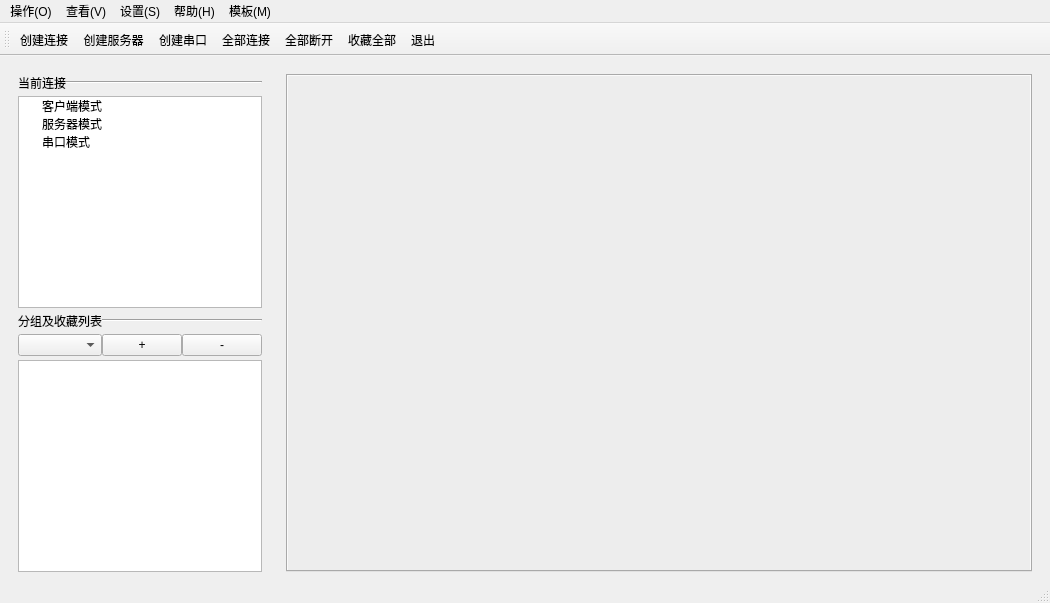
<?xml version="1.0" encoding="UTF-8"?>
<ui version="4.0">
 <class>MainWindow</class>
 <widget class="QMainWindow" name="MainWindow">
  <property name="geometry">
   <rect>
    <x>0</x>
    <y>0</y>
    <width>1050</width>
    <height>603</height>
   </rect>
  </property>
  <property name="minimumSize">
   <size>
    <width>1050</width>
    <height>603</height>
   </size>
  </property>
  <property name="windowTitle">
   <string>NetWork</string>
  </property>
  <property name="windowIcon">
   <iconset resource="Resources.qrc">
    <normaloff>:/new/prefix1/icon/title.png</normaloff>:/new/prefix1/icon/title.png</iconset>
  </property>
  <widget class="QWidget" name="centralwidget">
   <property name="minimumSize">
    <size>
     <width>830</width>
     <height>0</height>
    </size>
   </property>
   <property name="layoutDirection">
    <enum>Qt::LeftToRight</enum>
   </property>
   <layout class="QGridLayout" name="gridLayout" rowstretch="1" columnstretch="1,3">
    <property name="sizeConstraint">
     <enum>QLayout::SetDefaultConstraint</enum>
    </property>
    <property name="bottomMargin">
     <number>0</number>
    </property>
    <item row="0" column="0">
     <widget class="QWidget" name="widget" native="true">
      <property name="sizePolicy">
       <sizepolicy hsizetype="Preferred" vsizetype="Preferred">
        <horstretch>0</horstretch>
        <verstretch>0</verstretch>
       </sizepolicy>
      </property>
      <layout class="QGridLayout" name="gridLayout_2" columnstretch="0,0,0,0">
       <property name="sizeConstraint">
        <enum>QLayout::SetDefaultConstraint</enum>
       </property>
       <property name="horizontalSpacing">
        <number>0</number>
       </property>
       <property name="verticalSpacing">
        <number>4</number>
       </property>
       <item row="0" column="0">
        <widget class="QLabel" name="label_2">
         <property name="text">
          <string>当前连接</string>
         </property>
        </widget>
       </item>
       <item row="3" column="3">
        <widget class="QPushButton" name="pushButton_2">
         <property name="text">
          <string>-</string>
         </property>
        </widget>
       </item>
       <item row="2" column="0" colspan="2">
        <widget class="QLabel" name="label">
         <property name="text">
          <string>分组及收藏列表</string>
         </property>
        </widget>
       </item>
       <item row="3" column="2">
        <widget class="QPushButton" name="pushButton">
         <property name="text">
          <string>+</string>
         </property>
        </widget>
       </item>
       <item row="3" column="0" colspan="2">
        <widget class="QComboBox" name="comboBox"/>
       </item>
       <item row="1" column="0" colspan="4">
        <widget class="QTreeWidget" name="treeWidget">
         <attribute name="headerVisible">
          <bool>false</bool>
         </attribute>
         <column>
          <property name="text">
           <string>1</string>
          </property>
         </column>
         <item>
          <property name="text">
           <string>客户端模式</string>
          </property>
          <property name="icon">
           <iconset resource="Resources.qrc">
            <normaloff>:/new/prefix1/icon/clientmodel.png</normaloff>:/new/prefix1/icon/clientmodel.png</iconset>
          </property>
         </item>
         <item>
          <property name="text">
           <string>服务器模式</string>
          </property>
          <property name="icon">
           <iconset resource="Resources.qrc">
            <normaloff>:/new/prefix1/icon/servermodel.png</normaloff>:/new/prefix1/icon/servermodel.png</iconset>
          </property>
         </item>
         <item>
          <property name="text">
           <string>串口模式</string>
          </property>
          <property name="icon">
           <iconset resource="Resources.qrc">
            <normaloff>:/new/prefix1/icon/chuankoumodel.png</normaloff>:/new/prefix1/icon/chuankoumodel.png</iconset>
          </property>
         </item>
        </widget>
       </item>
       <item row="2" column="2" colspan="2">
        <widget class="Line" name="line_2">
         <property name="orientation">
          <enum>Qt::Horizontal</enum>
         </property>
        </widget>
       </item>
       <item row="0" column="1" colspan="3">
        <widget class="Line" name="line">
         <property name="orientation">
          <enum>Qt::Horizontal</enum>
         </property>
        </widget>
       </item>
       <item row="4" column="0" colspan="4">
        <widget class="QTreeWidget" name="treeWidget_2">
         <property name="sizePolicy">
          <sizepolicy hsizetype="Expanding" vsizetype="Expanding">
           <horstretch>0</horstretch>
           <verstretch>0</verstretch>
          </sizepolicy>
         </property>
         <property name="contextMenuPolicy">
          <enum>Qt::CustomContextMenu</enum>
         </property>
         <property name="autoScrollMargin">
          <number>16</number>
         </property>
         <attribute name="headerVisible">
          <bool>false</bool>
         </attribute>
         <column>
          <property name="text">
           <string notr="true">1</string>
          </property>
         </column>
        </widget>
       </item>
      </layout>
     </widget>
    </item>
    <item row="0" column="1">
     <widget class="QWidget" name="widget_2" native="true">
      <layout class="QGridLayout" name="gridLayout_3">
       <item row="0" column="0">
        <widget class="QTabWidget" name="tabWidget">
         <property name="styleSheet">
          <string notr="true">background-color: rgb(237, 237, 237);</string>
         </property>
         <property name="currentIndex">
          <number>-1</number>
         </property>
         <property name="tabsClosable">
          <bool>true</bool>
         </property>
         <property name="movable">
          <bool>true</bool>
         </property>
        </widget>
       </item>
      </layout>
     </widget>
    </item>
   </layout>
  </widget>
  <widget class="QMenuBar" name="menubar">
   <property name="geometry">
    <rect>
     <x>0</x>
     <y>0</y>
     <width>1050</width>
     <height>17</height>
    </rect>
   </property>
   <widget class="QMenu" name="menu_O">
    <property name="title">
     <string>操作(O)</string>
    </property>
    <addaction name="action"/>
    <addaction name="action_2"/>
    <addaction name="action_3"/>
    <addaction name="action_8"/>
    <addaction name="action_9"/>
    <addaction name="separator"/>
    <addaction name="action_4"/>
    <addaction name="action_6"/>
    <addaction name="separator"/>
    <addaction name="action_7"/>
   </widget>
   <widget class="QMenu" name="menu_S">
    <property name="title">
     <string>设置(S)</string>
    </property>
    <widget class="QMenu" name="menu_language">
     <property name="title">
      <string>语言/language</string>
     </property>
     <addaction name="action_11"/>
     <addaction name="actionEnglish"/>
    </widget>
    <addaction name="menu_language"/>
   </widget>
   <widget class="QMenu" name="menu_H">
    <property name="title">
     <string>帮助(H)</string>
    </property>
    <addaction name="action_12"/>
   </widget>
   <widget class="QMenu" name="menu_V">
    <property name="title">
     <string>查看(V)</string>
    </property>
    <addaction name="action_10"/>
    <addaction name="action_13"/>
   </widget>
   <widget class="QMenu" name="menu_M">
    <property name="title">
     <string>模板(M)</string>
    </property>
    <addaction name="action_14"/>
    <addaction name="action_16"/>
    <addaction name="action_17"/>
   </widget>
   <addaction name="menu_O"/>
   <addaction name="menu_V"/>
   <addaction name="menu_S"/>
   <addaction name="menu_H"/>
   <addaction name="menu_M"/>
  </widget>
  <widget class="QStatusBar" name="statusbar"/>
  <widget class="QToolBar" name="toolBar_2">
   <property name="contextMenuPolicy">
    <enum>Qt::PreventContextMenu</enum>
   </property>
   <property name="windowTitle">
    <string>toolBar_2</string>
   </property>
   <property name="toolButtonStyle">
    <enum>Qt::ToolButtonTextBesideIcon</enum>
   </property>
   <attribute name="toolBarArea">
    <enum>TopToolBarArea</enum>
   </attribute>
   <attribute name="toolBarBreak">
    <bool>false</bool>
   </attribute>
   <addaction name="action"/>
   <addaction name="action_2"/>
   <addaction name="action_3"/>
   <addaction name="action_4"/>
   <addaction name="action_6"/>
   <addaction name="action_5"/>
   <addaction name="action_7"/>
  </widget>
  <action name="action">
   <property name="icon">
    <iconset resource="Resources.qrc">
     <normaloff>:/new/prefix1/icon/createconnect.png</normaloff>:/new/prefix1/icon/createconnect.png</iconset>
   </property>
   <property name="text">
    <string>创建连接</string>
   </property>
  </action>
  <action name="action_2">
   <property name="icon">
    <iconset resource="Resources.qrc">
     <normaloff>:/new/prefix1/icon/createserver.png</normaloff>:/new/prefix1/icon/createserver.png</iconset>
   </property>
   <property name="text">
    <string>创建服务器</string>
   </property>
  </action>
  <action name="action_3">
   <property name="icon">
    <iconset resource="Resources.qrc">
     <normaloff>:/new/prefix1/icon/createchuankou.png</normaloff>:/new/prefix1/icon/createchuankou.png</iconset>
   </property>
   <property name="text">
    <string>创建串口</string>
   </property>
  </action>
  <action name="action_4">
   <property name="icon">
    <iconset resource="Resources.qrc">
     <normaloff>:/new/prefix1/icon/allconnect.png</normaloff>:/new/prefix1/icon/allconnect.png</iconset>
   </property>
   <property name="text">
    <string>全部连接</string>
   </property>
  </action>
  <action name="action_5">
   <property name="icon">
    <iconset resource="Resources.qrc">
     <normaloff>:/new/prefix1/icon/sloveall.png</normaloff>:/new/prefix1/icon/sloveall.png</iconset>
   </property>
   <property name="text">
    <string>收藏全部</string>
   </property>
  </action>
  <action name="action_6">
   <property name="icon">
    <iconset resource="Resources.qrc">
     <normaloff>:/new/prefix1/icon/allunconnect.png</normaloff>:/new/prefix1/icon/allunconnect.png</iconset>
   </property>
   <property name="text">
    <string>全部断开</string>
   </property>
  </action>
  <action name="action_7">
   <property name="icon">
    <iconset resource="Resources.qrc">
     <normaloff>:/new/prefix1/icon/exit.png</normaloff>:/new/prefix1/icon/exit.png</iconset>
   </property>
   <property name="text">
    <string>退出</string>
   </property>
  </action>
  <action name="action_8">
   <property name="icon">
    <iconset resource="Resources.qrc">
     <normaloff>:/new/prefix1/icon/delete.png</normaloff>:/new/prefix1/icon/delete.png</iconset>
   </property>
   <property name="text">
    <string>删除全部客户端</string>
   </property>
  </action>
  <action name="action_11">
   <property name="checkable">
    <bool>true</bool>
   </property>
   <property name="checked">
    <bool>true</bool>
   </property>
   <property name="text">
    <string>中文</string>
   </property>
  </action>
  <action name="actionEnglish">
   <property name="checkable">
    <bool>true</bool>
   </property>
   <property name="text">
    <string>English</string>
   </property>
  </action>
  <action name="action_12">
   <property name="text">
    <string>关于(A)</string>
   </property>
  </action>
  <action name="action_9">
   <property name="icon">
    <iconset resource="Resources.qrc">
     <normaloff>:/new/prefix1/icon/delete.png</normaloff>:/new/prefix1/icon/delete.png</iconset>
   </property>
   <property name="text">
    <string>删除全部服务器</string>
   </property>
  </action>
  <action name="action_10">
   <property name="checkable">
    <bool>true</bool>
   </property>
   <property name="checked">
    <bool>true</bool>
   </property>
   <property name="text">
    <string>工具栏</string>
   </property>
  </action>
  <action name="action_13">
   <property name="checkable">
    <bool>true</bool>
   </property>
   <property name="checked">
    <bool>true</bool>
   </property>
   <property name="text">
    <string>属性栏</string>
   </property>
  </action>
  <action name="action_14">
   <property name="text">
    <string>模板设置</string>
   </property>
  </action>
  <action name="action_16">
   <property name="text">
    <string>导出</string>
   </property>
  </action>
  <action name="action_17">
   <property name="text">
    <string>导入</string>
   </property>
  </action>
 </widget>
 <resources>
  <include location="Resources.qrc"/>
 </resources>
 <connections/>
</ui>
